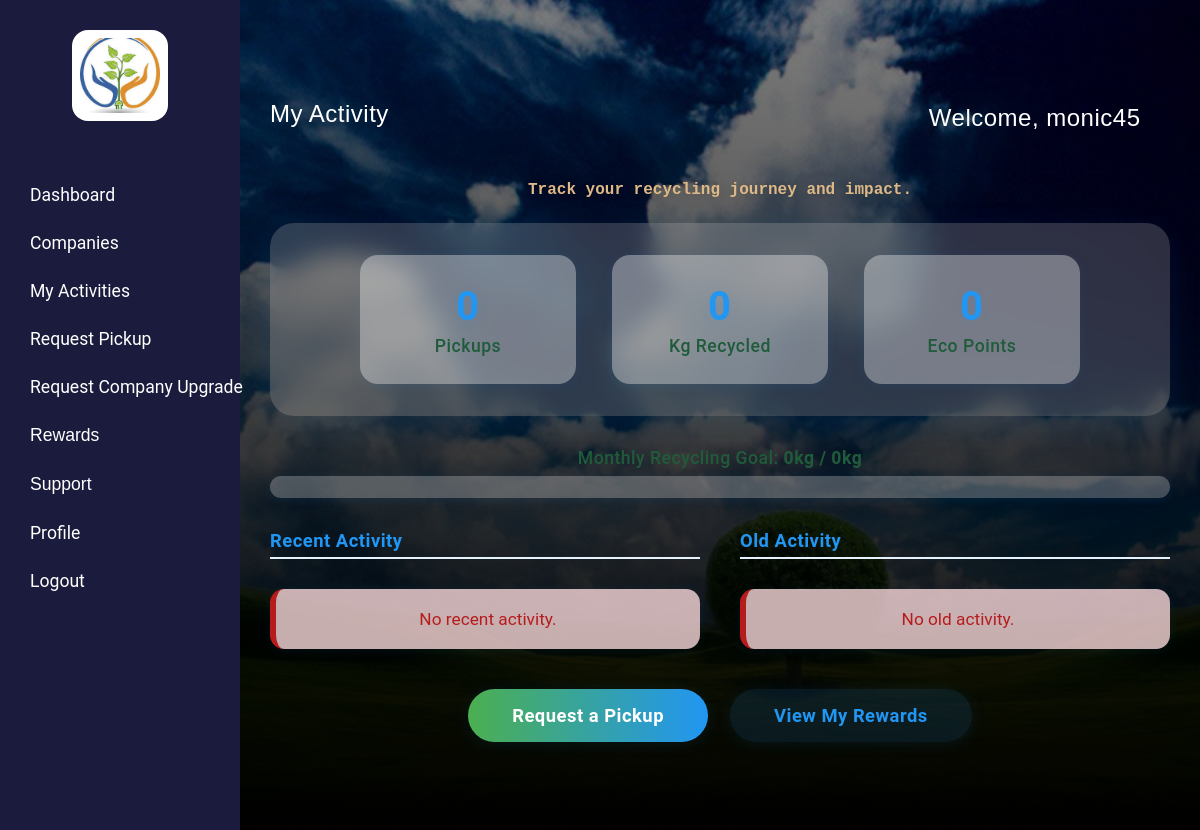
Screenshot of /my_activity/ (signed in) with the database file from the repository.
### WTM_app/models.py (models this page shows, shortened)
class ActivityPageContent(models.Model):
    title = models.CharField(max_length=100, default="My Activity")
    subtitle = models.CharField(max_length=200, default="Track your recycling journey and impact.")
    stats_title = models.CharField(max_length=100, default="Your Eco Stats")
    activity_title = models.CharField(max_length=100, default="Recent Activity")
    empty_message = models.CharField(max_length=200, default="You haven't made any pickup requests yet. Start recycling today!")
    cta_request = models.CharField(max_length=100, default="Request a Pickup")
    cta_rewards = models.CharField(max_length=100, default="View My Rewards")
    goal_label = models.CharField(max_length=100, default="Monthly Recycling Goal")
    goal_kg = models.PositiveIntegerField(default=50)

class CustomUser(AbstractUser):
    ROLE_CHOICES = (
        ('user', 'User'),
        ('admin', 'Admin'),
        ('customer_care', 'Customer Care'),
    )
    role = models.CharField(max_length=20, choices=ROLE_CHOICES, default='user')
    phone_number = models.CharField(max_length=15, blank=True)
    email = models.EmailField(unique=True)
    address = models.CharField(max_length=255, blank=True)

### WTM_app/views.py (the view)
# urls.py: path('my_activity/', views.my_activity_view, name='my_activity'),
@login_required
def my_activity_view(request):
    user = request.user
    content = ActivityPageContent.objects.first()
    pickup_requests = WastePickupRequest.objects.filter(user=request.user)
    recent_pickups = pickup_requests.filter(scheduled_date__gte=date.today()).order_by('-scheduled_date')
    old_pickups = pickup_requests.filter(scheduled_date__lt=date.today()).order_by('-scheduled_date')
    goal_kg = content.goal_kg if content else 50
    total_recycled = sum([p.weight_kg or 0 for p in pickup_requests if hasattr(p, 'weight_kg')])
    progress = min(int((total_recycled / goal_kg) * 100), 100) if goal_kg else 0
    stats = {
        'total_pickups': pickup_requests.count(),
        'total_recycled': total_recycled,
        'eco_points': getattr(request.user, 'eco_points', 0),
        'goal_kg': goal_kg,
        'progress': progress,
    }
    return render(request, 'my_activity.html', {
        'content': content,
        'stats': stats,
        'recent_pickups': recent_pickups,
        'old_pickups': old_pickups,
        'user': request.user,
    })

### WTM_app/templates/my_activity.html (shortened to what this page needs)
{% load static %}
<!DOCTYPE html>
<html lang="en">
<head>
    <link rel="stylesheet" href="{% static 'style.css' %}">
</head>
<body>
    <div class="activity-page-contentainer">
        <div class="dashboard-container">
        <nav class="sidebar">
            <div class="sidebar-logo">
                <img src="{% static 'static_images/EcoSort logo.jfif' %}" alt="EcoSort Logo">
            </div>
            <ul>
                <li><a href="{% url 'dashboard' %}">Dashboard</a></li>
                <li><a href="{% url 'company_list' %}">Companies</a></li>
                <li><a href="{% url 'my_activity' %}">My Activities</a></li>
                <li><a href="{% url 'request_pickup' %}">Request Pickup</a></li>
                <li><a href="{% url 'upgrade_request' %}" class="upgrade-link">Request Company Upgrade</a></li>
                <li class="sidebar-dropdown">
                <button class="sidebar-dropbtn">Rewards</button>
                </li>
                <li class="sidebar-dropdown">
                <button class="sidebar-dropbtn">Support</button>
                </li>
                <li><a href="{% url 'profile' %}">Profile</a></li>
                <li><a href="{% url 'logout' %}">Logout</a></li>
            </ul>
        </nav>
        <div class="act-box">
            <div class="act-content">
                <div class="activity-welcome">
                    <div class="act-flex">
                        <div>
                            <h2>{{ content.title }}</h2>
                        </div>
                        <div>
                            <h3>Welcome, {{ user.first_name|default:user.username }}</h3>
                        </div>
                    </div>
                    <h4>{{ content.subtitle }}</h4>
                </div>
                <div class="activity-stats-glass">
                    <div class="stat-card-glass">
                        <span class="stat-value-glass">{{ stats.total_pickups }}</span>
                        <span class="stat-label-glass">Pickups</span>
                    </div>
                    <div class="stat-card-glass">
                        <span class="stat-value-glass">{{ stats.total_recycled }}</span>
                        <span class="stat-label-glass">Kg Recycled</span>
                    </div>
                    <div class="stat-card-glass">
                        <span class="stat-value-glass">{{ stats.eco_points }}</span>
                        <span class="stat-label-glass">Eco Points</span>
                    </div>
                </div>
                <div class="progress-label-glass">
                    <span>{{ content.goal_label }}:</span>
                    <strong>{{ stats.total_recycled }}kg / {{ stats.goal_kg }}kg</strong>
                </div>
                <div class="progress-bar-glass">
                </div>
                <div class="activity-section-glass">
                    <div class="activity-list-group-glass">
                        <div class="activity-list-glass">
                            <div class="activity-list-title-glass">Recent Activity</div>
                            {% for pickup in recent_pickups %}
                                <div class="activity-card-glass">
                                    <div class="activity-row-glass">
                                        <span class="activity-company-glass">{{ pickup.company.name }}</span>
                                        <span class="activity-status-glass {{ pickup.status|lower }}">{{ pickup.status|title }}</span>
                                    </div>
                                    <div class="activity-details-glass">
                                        <span class="activity-date-glass">{{ pickup.scheduled_date }}</span>
                                        <span class="activity-address-glass">{{ pickup.address }}</span>
                                    </div>
                                </div>
                            {% empty %}
                                <div class="activity-card-glass empty">No recent activity.</div>
                            {% endfor %}
                        </div>
                        <div class="activity-list-glass">
                            <div class="activity-list-title-glass">Old Activity</div>
                            {% for pickup in old_pickups %}
                                <div class="activity-card-glass">
                                    <div class="activity-row-glass">
                                        <span class="activity-company-glass">{{ pickup.company.name }}</span>
                                        <span class="activity-status-glass {{ pickup.status|lower }}">{{ pickup.status|title }}</span>
                                    </div>
                                    <div class="activity-details-glass">
                                        <span class="activity-date-glass">{{ pickup.scheduled_date }}</span>
                                        <span class="activity-address-glass">{{ pickup.address }}</span>
                                    </div>
                                </div>
                            {% empty %}
                                <div class="activity-card-glass empty">No old activity.</div>
                            {% endfor %}
                        </div>
                    </div>
                </div>
                <div class="activity-actions-glass">
                    <a class="activity-btn-glass" href="{% url 'request_pickup' %}">{{ content.cta_request }}</a>
                    <a class="activity-btn-glass secondary" href="{% url 'rewards' %}">{{ content.cta_rewards }}</a>
                </div>
            </div>
        </div>
    </div>
</body>
</html>

### rows the page displays
ActivityPageContent: title "My Activity", subtitle "Track your recycling journey and impact.", goal_label "Monthly Recycling Goal", cta_request "Request a Pickup", cta_rewards "View My Rewards"
CustomUser: first_name "monic45"

### other values shown
{{ stats.total_recycled }} "0"
{{ stats.goal_kg }} "0"
